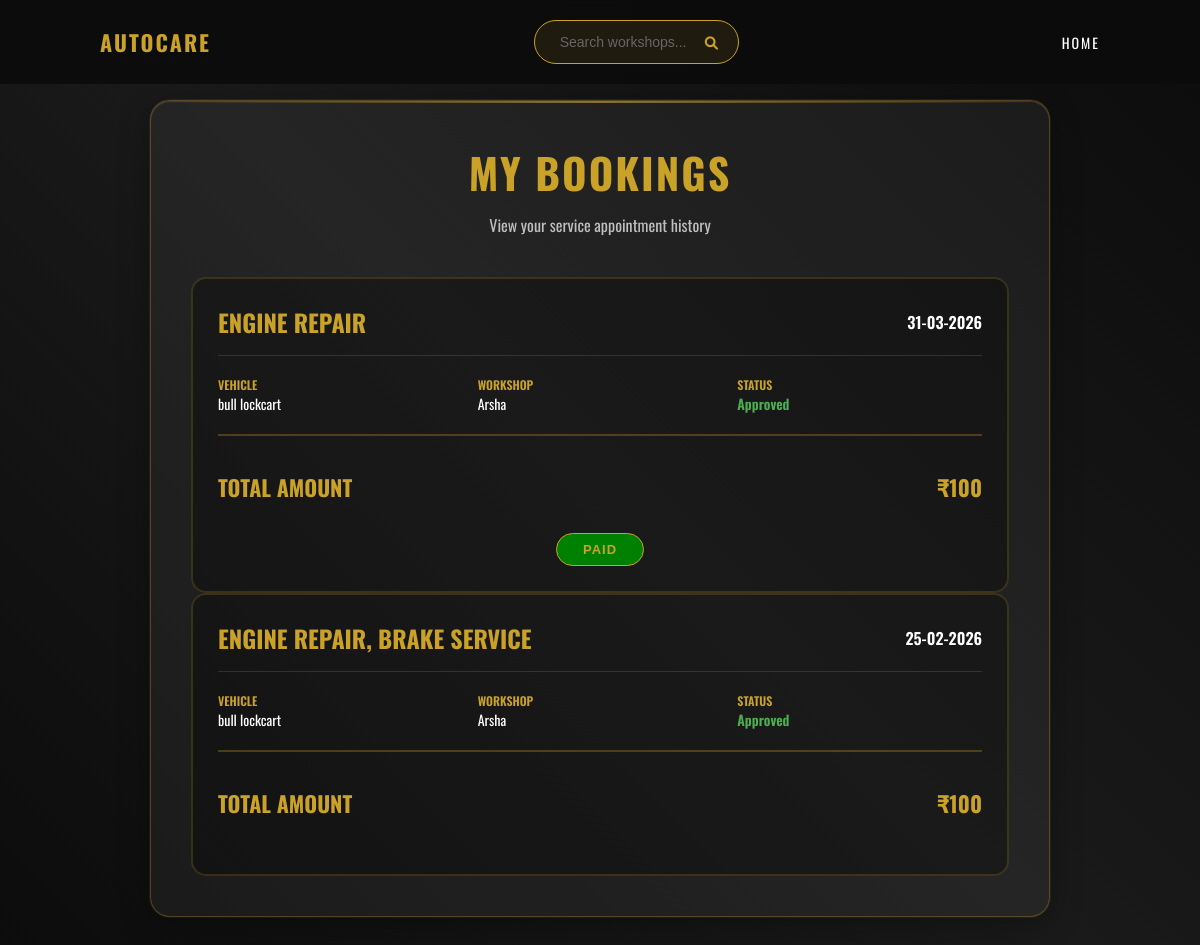
Page /workbookings/ (signed in) on the committed database.
### app/models.py (models this page shows)
class Booking(models.Model):
    userd = models.ForeignKey(user, on_delete=models.CASCADE)
    workshop = models.ForeignKey(workshop, on_delete=models.CASCADE)
    vehicle = models.ForeignKey(VehicleRegistration, on_delete=models.CASCADE)
    SERVICE_CHOICES = (
        ('Oil Change', 'Oil Change'),
        ('Engine Repair', 'Engine Repair'),
        ('AC Service', 'AC Service'),
        ('Brake Service', 'Brake Service'),
        ('Battery Service', 'Battery Service'),
        ('Tire Service', 'Tire Service'),
    )
    services = MultiSelectField(choices=SERVICE_CHOICES,null=True, blank=True)
    booking_time = models.DateField()
    status = models.CharField(max_length=20, default='Pending')
    payment=models.IntegerField(null=True,blank=True)
    is_paid = models.BooleanField(default=False)

class VehicleRegistration(models.Model):
    userd = models.ForeignKey(user, on_delete=models.CASCADE)
    vehicle_name = models.CharField(max_length=100)
    vehicle_model = models.CharField(max_length=100)
    license_plate = models.CharField(max_length=20)
    vehicle_image = models.ImageField(upload_to='vehicle_images/', null=True, blank=True)
    rc = models.FileField(upload_to='rc/', null=True, blank=True)
    insurance = models.FileField(upload_to='insurance/', null=True, blank=True)
    pollution = models.FileField(upload_to='pollution/', null=True, blank=True)

class workshop(models.Model):
    name = models.CharField(max_length=100)
    password = models.CharField(max_length=100)
    email = models.EmailField(unique=True)
    Location = models.CharField(max_length=255,null=True, blank=True)
    description = models.CharField(max_length=255,null=True, blank=True)
    phone = models.CharField(max_length=15)
    address = models.TextField()
    workshop_picture = models.ImageField(upload_to='profile_pics/', null=True, blank=True)
    license = models.ImageField(upload_to='license/', null=True, blank=True)
    slots = models.IntegerField(default=0)
    opening_time = models.TimeField(null=True, blank=True)
    closing_time = models.TimeField(null=True, blank=True)
    SERVICE_CHOICES = (
        ('Oil Change', 'Oil Change'),
        ('Engine Repair', 'Engine Repair'),
        ('AC Service', 'AC Service'),
        ('Brake Service', 'Brake Service'),
        ('Battery Service', 'Battery Service'),
        ('Tire Service', 'Tire Service'),
    )
    services = MultiSelectField(choices=SERVICE_CHOICES,null=True, blank=True)
    DAYS_OF_WEEK = (
        ('MON', 'Monday'),
        ('TUE', 'Tuesday'),
        ('WED', 'Wednesday'),
        ('THU', 'Thursday'),
        ('FRI', 'Friday'),
        ('SAT', 'Saturday'),
        ('SUN', 'Sunday'),
    )
    available_days = MultiSelectField(
        choices=DAYS_OF_WEEK,
        max_choices=7,
        max_length=20
    )
    is_approved = models.BooleanField(default=False)

### app/views.py (the view)
# urls.py: path('workbookings/', views.workbookings, name='workbookings'),
def workbookings(request):
    email = request.session.get('email')
    cr = workshop.objects.get(email=email)
    bookings = Booking.objects.filter(workshop=cr).order_by('-id')
    return render(request, "workbookings.html", {"bookings": bookings})

### app/templates/workbookings.html (shortened to what this page needs)
<!DOCTYPE html>
{% load static %}
<html lang="en">
<head>
<link rel="stylesheet" href="https://cdnjs.cloudflare.com/ajax/libs/font-awesome/6.0.0/css/all.min.css">
<link rel="stylesheet" href="{% static 'styles.css' %}">
</head>
<body>
<nav class="navbar">
    <div class="nav-logo">AUTOCARE</div>
    <div class="nav-search">
        <input type="text" class="search-input" placeholder="Search workshops..." id="navSearch">
        <button class="search-btn" onclick="searchWorkshops()">
            <i class="fas fa-search"></i>
        </button>
    </div>
    <ul class="nav-links">
        <li><a href="/workshophome/">HOME</a></li>
</nav>
<div class="bookings-container">
<div class="bookings-card">
<div class="bookings-header">
    <div class="bookings-title">My Bookings</div>
    <div class="bookings-subtitle">View your service appointment history</div>
</div>
<div class="booking-list">
{% for b in bookings %}
<div class="booking-item">
    <div class="booking-header-info">
        <div class="booking-service-name">{{ b.services }}</div>
        <div class="booking-date-time">
            <div class="date">{{ b.booking_time|date:"d-m-Y" }}</div>
        </div>
    </div>
    <div class="booking-details">
        <div>
            <div class="booking-detail-label">Vehicle</div>
            <div class="booking-detail-value">{{ b.vehicle.vehicle_name }}</div>
        </div>
        <div>
            <div class="booking-detail-label">Workshop</div>
            <div class="booking-detail-value">{{ b.workshop.name }}</div>
        </div>
        <div>
            <div class="booking-detail-label">Status</div>
            <div class="booking-detail-value
                {% if b.status == 'Approved' %}yes
                {% elif b.status == 'Declined' %}no
                {% endif %}">
                {{ b.status }}
            </div>
        </div>
    </div>
    <div class="booking-price-section">
        <div class="booking-total">
            <span>Total Amount</span>
            <span>₹{{ b.payment }}</span>
        </div>
       <div class="pay-btn-wrapper">
{% if b.is_paid %}
    <button class="pay-btn-minimal" style="background:green; cursor:not-allowed;" disabled>
        PAID
    </button>
{% endif %}
</div>
</div>
</div>
</div>
{% empty %}
<div style="text-align:center; padding:40px;">
    <h3>No bookings found</h3>
    <p>You have not booked any services yet.</p>
</div>
{% endfor %}
</div>
</body>
</html>

### app/static/styles.css (style rules this page uses)
* { margin:0; padding:0; box-sizing:border-box; }
html { scroll-behavior: smooth; }
body { background:#0c0c0c; font-family:'Oswald', sans-serif; color:white; overflow-x:hidden; opacity: 1 !important; animation: pageFadeIn 0.8s ease-out forwards; }
.navbar { position: fixed; top: 0; left: 0; width: 100%; padding: 20px 100px; display: flex; justify-content: space-between; align-items: center; background: rgba(12, 12, 12, 0.9); backdrop-filter: blur(10px); z-index: 1000; }
.nav-logo { color: #c9a227; font-size: 22px; font-weight: 700; letter-spacing: 2px; }
.nav-search { display: flex; align-items: center; background: rgba(201, 162, 39, 0.1); border: 1px solid #c9a227; border-radius: 25px; padding: 5px 15px; transition: all 0.3s ease; }
.nav-search .search-input { background: transparent; border: none; color: white; padding: 8px 10px; width: 200px; font-family: Arial, sans-serif; font-size: 14px; outline: none; }
.nav-search .search-input::placeholder { color: #666; }
.nav-search .search-btn { background: transparent; border: none; color: #c9a227; cursor: pointer; padding: 5px; transition: all 0.3s ease; }
.nav-links { list-style: none; display: flex; gap: 40px; }
.nav-links a { text-decoration: none; color: white; font-size: 14px; letter-spacing: 2px; position: relative; transition: all 0.4s cubic-bezier(0.4, 0, 0.2, 1); transform: translateY(0); }
.nav-links a::after { content: ''; position: absolute; left: 0; bottom: -5px; width: 0; height: 2px; background: #c9a227; transition: all 0.4s cubic-bezier(0.4, 0, 0.2, 1); }
@media (max-width:1200px) { .nav-search .search-input { width: 150px; } }
body::before { content: ''; position: fixed; top: 0; left: 0; width: 100%; height: 100%; background: linear-gradient(45deg, #0c0c0c 0%, #1a1a1a 50%, #0c0c0c 100%); z-index: -2; }
.search-input { flex: 1; padding: 12px; background: rgba(255, 255, 255, 0.1); border: 1px solid #c9a227; color: white; font-family: Arial, sans-serif; border-radius: 5px; transition: all 0.3s ease; }
.search-btn { background: #c9a227; color: #0c0c0c; padding: 12px 25px; border: none; font-family: 'Oswald', sans-serif; font-weight: 600; cursor: pointer; transition: all 0.3s ease; border-radius: 5px; }

### rows in the picture
Booking: services "ENGINE REPAIR", booking_time "31-03-2026", vehicle.vehicle_name "bull lockcart", workshop.name "Arsha", status "Approved", payment "100", is_paid "PAID"
Booking: services "ENGINE REPAIR, BRAKE SERVICE", booking_time "25-02-2026", vehicle.vehicle_name "bull lockcart", workshop.name "Arsha", status "Approved", payment "100"
